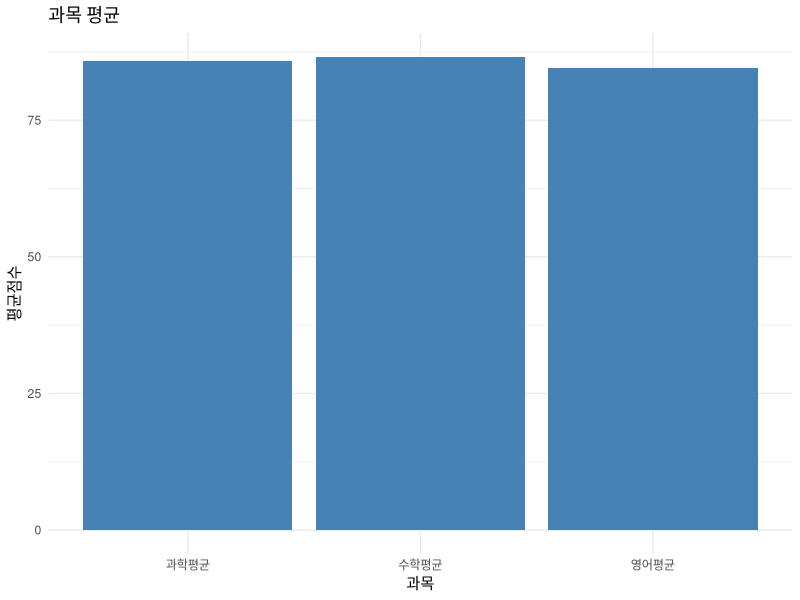

This chart was generated by the following R code: (Note: this script raises an error after producing the figure.)
# R 디렉토리 변경
setwd('D:/r-data')
print(list.files()) #해당 경로 파일 확인

# CSV(엑셀) 불러오기
data = read.csv('student_data.csv')
#View(data)

# 각 과목(Math, Science, English)의 평균 점수를 계산하세요. 
math = mean(data$Math) # Math컬럼(열) 평균 구하기
cat('수학 평균 : ',math, '\n')

science = mean(data$Science)
cat('과학 평균 : ',science,'\n')

english = mean(data$English)
cat('영어 평균 :', english,'\n')

# 컴퓨터 총합을 구하시오. 단. 결측값 제거(NA.rm = TRUE)
# rm => remove
computer = sum(data$Computer, na.rm = TRUE)
print(computer)

# 영어과목 표준편차 구하시오.
# sd = stasndard deviation(표준편차)
english_sd <- sd(data$English, na.rm = TRUE)
cat("영어 과목 표준편차:", english_sd, "\n")
# 영어 값들이 평균으로 부터 (+-) 4.9만큼 
# 퍼져있다는 것을 의미합니다. 

# 과학 중앙값 구하기
science_median <- median(data$Science, na.rm = TRUE)
cat("과학 과목 중앙값:", science_median, "\n")

# 수학 사분위수 구하기
math_q =  quantile(data$Math)
print("수학 과목 사분위수:")
print(math_q)

# 최댓값, 최솟값 
# 수학 과목의 최댓값, 최솟값 구해보기
math_max = max(data$Math) # 최댓값
math_min = min(data$Math) # 최솟값
cat(' 최솟값 : ',math_min,'\n')
cat(' 최대값 : ',math_max,'\n')

# table
print(table(data$English)) # 점수별 인원 통계

# 데이터프레임 기초 통계량 전체 확인
# summary 사용하면 각 컬럼(열)별 기본 통계 확인
print(summary(data))

# install.packages("ggplot2")
library(ggplot2)
graph_data = data.frame(
  x = c('수학평균','영어평균','과학평균'),
  y = c(math,english,science) # 각 과목 평균값
)
# 그래프 생성
result = ggplot(data = graph_data,aes(x = x, y = y )) + 
  geom_col(fill = 'steelblue') +
  labs(
    title = "과목 평균",
    x = "과목",
    y = "평균점수"
  ) + 
  theme_minimal()
print(result)

# 급여가 3000 이상 받는 사원만 조회 (emp 데이터프레임이 없어 삭제)
# high_sal = subset(emp, SAL >= 3000)

# 급여가 2000이상인 직원의 이름하고 입사날짜, 직책 조회 (emp 데이터프레임이 없어 삭제)
emp_sal2000 = subset(emp, SAL >= 2000, select = c(ENAME,JOB,SAL))

print(emp_sal2000) # 급여가 2000 이상인 직원조회

#  설치, 설치 후 주석처리 합시다. 
#  설치된 디플라이어를 스크립트창에 가져와야함
#로드(임포트)
#install.packages('dplyr')
library(dplyr) # 디플라이어 로드
### ***** 디플라이어 핵심문법
# 1. filter : 조건에 맞는 행 조회
# 2. select : 특정 컬럼(열) 선택
# 3. mutate : 새로운 컬럼 추가
# 4. arrange : 행 정렬
# 5. group by : 데이터 그룹화
# 6. summarise : 통계 계산 
# 7. join : 여러 데이터프레임 병합
# 8. slice : 특정 행 선택 

# 디플라이어(dplyr) : data frame plier(공구)
# 데이터프레임을 다루는 '공구'
# 대규모 데이터를 처리할 때 매우 빠른 속도를 제공합니다. 
# 실무에서 전처리 작업할 때 자주 사용됩니다. 

# filter
# 행을 조건에 따라 필터링
# 급여가 3000 이상인 직원 조회
high_salary = emp %>% filter(SAL >= 3000)
print(high_salary)
# 급여가 3000 이상이고 부서번호가 20번인 사원 조회
high_dept_salary = emp %>% filter(SAL >= 3000 & DEPTNO == 20)
print(high_dept_salary)
# 부서번호(DEPTNO)가 20번이고, 직책(JOB) 'MANAGER'인 사원 조회 
dept_manager = emp %>% filter(DEPTNO == 20 & JOB == "MANAGER")
print(dept_manager)

# 급여가 2000이하고, 부서번호가 20번인 사원 조회
low_dept_salary = emp %>% filter(SAL <= 2000 & DEPTNO == 20)
print(low_dept_salary)

# 위 문제에서 사원이름, 부서번호만 조회
 emp_20 = emp %>% filter(SAL < 2000 & DEPTNO == 20 ) %>% select(ENAME,DEPTNO)
 print(emp_20)
 
 # 직책(JOB)이 'SALESMAN'인 사원의 이름, 직책, 입사날짜 조회
 emp_manger = emp %>% filter(JOB == 'SALESMAN') %>%
   select(ENAME,JOB,HIREDATE)
 print(emp_manger)
 
 # mutate()
 # 새로운 컬럼(열) 추가
 # 급여와 커미션의 합계를 새로운 열을 만들어서 추가
 # TOTAL_COM : 새로운 열 이름
 # is.na : is(?), na값이야?
 
 emp_comm = emp %>% mutate(TOTAL_COM = SAL + 
                             ifelse(is.na(COMM),0,COMM))
 # ifelse(is.na(COMM),0,COMM) : 
 # comm이 na면 0을 아니라면 comm을
 
# View(emp_comm) 
 # arrage()
 # 정렬
 # 급여기준으로 오름차순
 sorted_by_sal = emp %>% arrange(SAL)
 print(sorted_by_sal)
 # 급여기준으로 내림차순
 sorted_by_sal = emp %>% arrange(desc(SAL))
 print(sorted_by_sal)
 
 # 문제 1. 직원 이름(ENAME), 직업(JOB), 그리고 부서 번호(DEPTNO) 열만 선택하세요.
 result1 <- emp %>% select(ENAME, JOB, DEPTNO)
 print("문제 1:")
 print(result1)
 
 # 문제 2. 급여(SAL)가 2000 이상인 직원만 필터링하세요.
 result2 <- emp %>% filter(SAL >= 2000)
 print("문제 2:")
 print(result2)
 
 # 문제 3. 급여(SAL)를 기준으로 내림차순으로 정렬하세요.
 result3 <- emp %>% arrange(desc(SAL))
 print("문제 3:")
 print(result3)
 
 # 문제 4. 부서 번호(DEPTNO)가 30인 직원 중, 이름(ENAME)과 급여(SAL)만 선택하고 급여 순으로 내림차순 정렬하세요.
 result4 <- emp %>% filter(DEPTNO == 30) %>% select(ENAME, SAL) %>% arrange(desc(SAL))
 print("문제 4:")
 print(result4)
 
 # 문제 5. 직업(JOB)이 "MANAGER"인 직원 중, 부서 번호(DEPTNO)와 급여(SAL)를 선택하고 급여 순으로 오름차순 정렬하세요.
 result5 <- emp %>% filter(JOB == "MANAGER") %>% select(DEPTNO, SAL) %>% arrange(SAL)
 print("문제 5:")
 print(result5)
 
 # 문제 6. 급여(SAL)가 1500 이상이고 부서 번호(DEPTNO)가 20인 직원의 이름(ENAME), 직업(JOB), 그리고 급여(SAL)를 선택한 뒤 이름 순으로 정렬(오름차순)하세요.
 result6 <- emp %>% filter(SAL >= 1500 & DEPTNO == 20) %>% select(ENAME, JOB, SAL) %>% arrange(ENAME)
 print("문제 6:")
 print(result6)
 
 # 문제 7. 직업(JOB)이 "SALESMAN"인 직원 중, 급여(SAL)가 1500 이상인 직원의 이름(ENAME), 급여(SAL), 부서 번호(DEPTNO)를 선택하고 급여 순으로 내림차순 정렬하세요.
 result7 <- emp %>% filter(JOB == "SALESMAN" & SAL >= 1500) %>% select(ENAME, SAL, DEPTNO) %>% arrange(desc(SAL))
 print("문제 7:")
 print(result7)
 
 # 문제 8. 부서 번호(DEPTNO)가 10 또는 30인 직원 중, 이름(ENAME), 직업(JOB), 급여(SAL)을 선택하고 이름 순으로 정렬하세요.
 result8 <- emp %>% filter(DEPTNO %in% c(10, 30)) %>% select(ENAME, JOB, SAL) %>% arrange(ENAME)
 print("문제 8:")
 print(result8)
 
 # 문제 9. mutate()를 사용하여 급여(SAL)에 보너스(COMM, NA는 0으로 간주)를 더한 총 급여(Total_Salary) 열을 추가하세요.
 result9 <- emp %>% mutate(Total_Salary = SAL + ifelse(is.na(COMM), 0, COMM))
 print("문제 9:")
 print(result9)
 